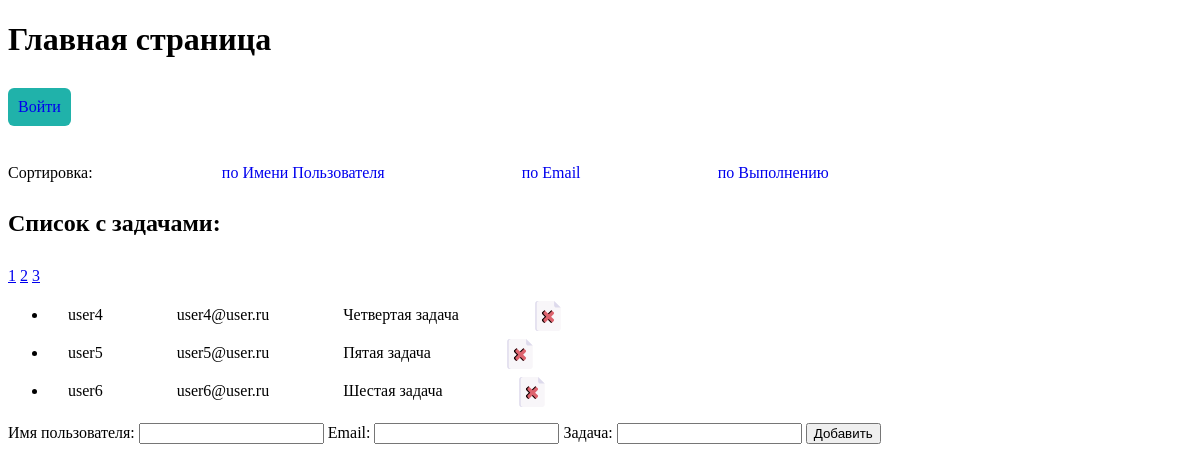
Before: /?controller=home&page=2 with the older database file.
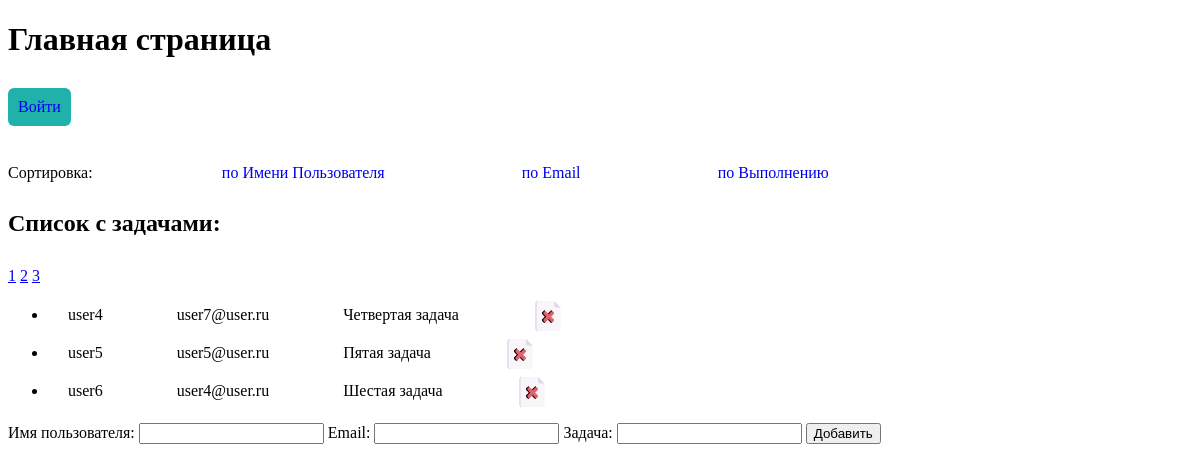
After: the same page with the newer database file.
### tables this page shows
CREATE TABLE tasks (id INTEGER NOT NULL PRIMARY KEY AUTOINCREMENT, username VARCHAR (150) NOT NULL UNIQUE, email VARCHAR (255) NOT NULL, description VARCHAR (255) NOT NULL, isDone INT DEFAULT (0));

### controller/HomeController.php (called while the page is built, shortened)
<?php
require_once 'model/TaskProvider.php';
$pdo = require 'dbconnect.php';
$user = null;
$username = $user ?? $user;
$pageName = 'Главная страница';
$curPage = (isset($_GET['page'])) ? $_GET['page'] : 1;
$param = $_GET['sort'] ?? 'username';
$res = new TaskProvider($pdo);
if(!isset($_SESSION['sort']) && $param) {
    $param = $res->getParams('h');
}
if(isset($_SESSION['sort'])) {
    $param = $res->getParams($_SESSION['sort']);
}
$limit = 3;
$countItems = $res->getCountItems();
$pag = new Paginator($limit, $countItems);
$offset = $pag->getOffset($curPage);
$countPages = $pag->getPages();
$tasks = $res->getTasksList($param, $offset, $limit);
require_once 'view/home.php';

### model/TaskProvider.php (called while the page is built, shortened)
<?php
class TaskProvider {
    private PDO $pdo;
    function __construct(PDO $pdo)
    {
        $this->pdo = $pdo;
    }
    public function getCountItems(): int
    {
        $statement = $this->pdo->query("SELECT COUNT(*) FROM `tasks`");
        $res = $statement->fetch();
        return $res['COUNT(*)'];
    }
    public function getParams(string $sort): string
    {
        switch ($sort) {
            default:
                $_SESSION['sort'] = $param = 'username';
        }
        return $param;
    }
    public function getTasksList(string $sort = 'username', int $offset, ?int $limit = null): array {
        $arr = [];
        if(!$limit) {
            $statement = $this->pdo->query("SELECT * FROM `tasks` ORDER BY {$sort}");
        } else {
            $statement = $this->pdo->query("SELECT * FROM `tasks` ORDER BY {$sort} LIMIT {$offset}, {$limit}");
        }
        $res = $statement->fetchAll();
        if($res) {
            foreach($res as $result) {
                $arr[] =  [
                    'id' => $result['id'],
                    'username' => $result['username'],
                    'email' => $result['email'],
                    'description' => $result['description'],
                    'isDone' => $result['isDone']
                ];
            }
        }
        return $arr;
    }
}

### autoload.php (called while the page is built, shortened)
<?php
spl_autoload_register(static function (string $className) {
    $dirs = [
        'model',
        'controller',
        'view',
    ];
    foreach ($dirs as $dir) {
        $path = "$dir/$className.php";
        if (file_exists($path)) {
            break;
        }
    }
});

### model/Paginator.php (called while the page is built, shortened)
<?php
class Paginator {
    private int $limit;
    private int $pages;
    public function __construct(int $limit, int $countList)
    {
        $this->limit = $limit;
        $this->count = $countList;
        if ($limit > 0 && $countList > 0) {
            $this->pages = intdiv($this->count, $this->limit);
        } else {
            $this->pages = 0;
        }
    }
    public function getOffset(int $curPage = null): int
    {
        $offset = 0;
        if ($curPage) {
            $offset = $curPage * $this->limit - $this->limit;
        }
        return $offset;
    }
    public function getPages(): int
    {
        return $this->pages;
    }
}

### view/home.php (the view, shortened to what this page needs)
<!DOCTYPE html>
<html lang="ru_RU">
<head>
</head>
<body>
    <main class="main">
        <h1><?=$pageName?></h1>
        <section>
            <?php if ($username === null) :?>
            <a href="/?controller=security" class="btn">Войти</a>
            <?php else :?>
                <p>Вы вошли как <strong><?=$username?></strong></p>
            <a href="/?controller=security&action=logout" class="btn">Выйти</a>
            <?php endif ?>
        </section>
        <article>
            <?php if (count($tasks) > 0) :?>
            <section class="mainsort">
                <span>
                    Сортировка:
                </span>
                <a href="/?controller=home&sort=username" class="mainsort-unit">
                    по Имени Пользователя
                </a>
                <a href="/?controller=home&sort=email" class="mainsort-unit">
                    по Email
                </a>
                <a href="/?controller=home&sort=isDone" class="mainsort-unit">
                    по Выполнению
                </a>
            </section>
            <h2>Список с задачами:</h2>
            <?php if($countPages > 0) :?>
                <section class="pagination">
                <?php for($i=1; $i <= $countPages; $i++) :?>
                    <a href="/?controller=home&page=<?=$i?>"><?=$i?></a>
                <?php endfor ?>
            <?php endif ?>
            <ul>
                <?php foreach($tasks as $task) :?>
                    <li class="tasklist">
                        <span class="tasklist-unit"><?=$task['username']?></span>
                        <span class="tasklist-unit"><?=$task['email']?></span>
                        <span class="tasklist-unit"><?=$task['description']?></span>
                        <span class="tasklist-unit">
                        </span>
                    </li>
                <?php endforeach ?>
            </ul>
            <?php endif ?>
                <form action="/?controller=home&action=newtask" method="post">
                    <label for="username">Имя пользователя:</label>
                    <input type="text" name="username">
                    <label for="email">Email:</label>
                    <input type="text" name="email">
                    <label for="newtask">Задача:</label>
                    <input type="text" name="newtask">
                    <button type="submit">Добавить</button>
                </form>
        </article>
    </main>
</body>
</html>

### index.php (shortened to what this page needs)
<?php
require_once 'autoload.php';
$controller = $_GET['controller'] ?? 'home';
$routes = require './routes.php';
if (isset($routes[$controller])) {
    require_once $routes[$controller];
} else {
    require_once 'controller/HomeController.php';
}

### view/home.php (style rules this page uses)
.mainsort { display: flex; justify-content: space-between; max-width: 70%; align-items: center; }
.mainsort-unit { padding: 8px; border-radius: 2px; text-decoration: none; }
.btn { display: inline-block; padding: 10px; background-color: lightseagreen; border-radius: 6px; text-decoration: none; }
section { margin: 30px 0 0 0; }
.tasklist { margin: 8px 0; }
.tasklist-unit { margin: 0 50px 0 20px; }
.tasklist-unit > svg { vertical-align: middle; }

Changed rows visible on the page:
changed tasks "user4": email "user4@user.ru" → "user7@user.ru"
changed tasks "user6": email "user6@user.ru" → "user4@user.ru"
